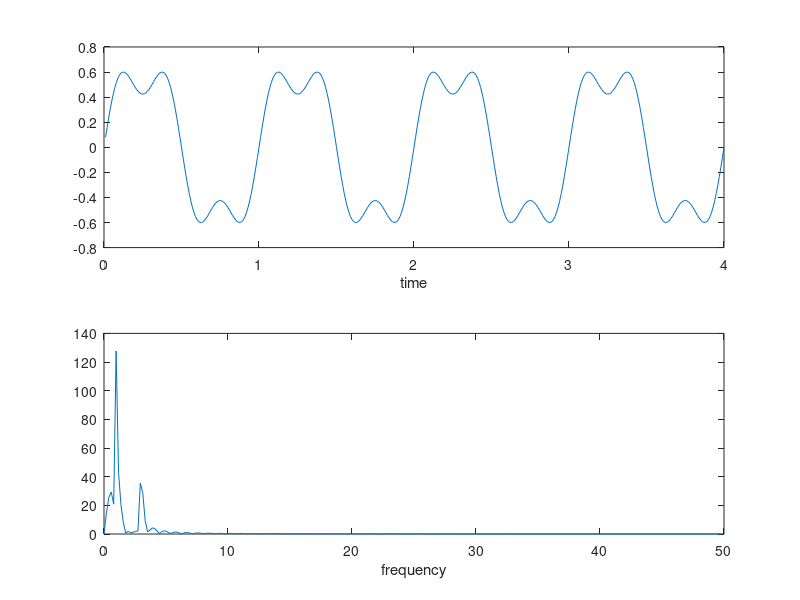

This figure's MATLAB source: (Note: this script raises an error after producing the figure.)
% Fenomena Gibb
t = -3:6/1000:3;
N = input('Jumlah sinyal');
c0 = 0.5;
w0 = pi;
xN = c0 * ones(1, length(t));
for n = 1:2:N
    theta = ((-1)^((n-1) / 2) - 1) * pi / 2;
    xN = xN + 2/n/pi * cos(n * w0 * t + theta);
end

plot(t, xN);
xlabel('waktu')
ylabel('x(t)')

% Pengamatan Frekuensi Pada Sinyal Tunggal
Fs = 100;
t = (1:100) / Fs;
f = 5;
s = sin(2 * pi * f * t);
subplot(2, 1, 1)
plot(t, s)
xlabel('time')

S = fft(s, 512);
w = (0:255) / 256 * (Fs/2);
subplot(2, 1, 2)
plot(w, abs(S(1:256)))
xlabel('frequency')

% Pengamatan Frekuensi Pada Kombinasi 2 Sinyal
Fs = 100;
t = (1:400) / Fs;

f1 = 1;
s1 = (2/pi) * sin(2 * pi * f1 * t);

f2 = 3;
s2 = (2/3/pi) * sin(2 * pi * f2 * t);

s = s1 + s2;

subplot(2, 1, 1)
plot(t, s)
xlabel('time')
S = fft(s, 512);
w = (0:255)/256 * (Fs/2);
subplot(2, 1, 2)
plot(w, abs(S(1:256)))
xlabel('frequency')

% Pengamatan Frekuensi Pada Kombinasi 4 Sinyal
Fs = 100;
t = (1:400) / Fs;

f1 = 1;
s1 = (2/pi) * sin(2 * pi * f1 * t);

f2 = 3;
s2 = (2/3/pi) * sin(2 * pi * f2 * t);

f3 = 5;
s2 = (2/5/pi) * sin(2 * pi * f3 * t);

f4 = 7;
s2 = (2/7/pi) * sin(2 * pi * f4 * t);

s = s1 + s2 + s3 + s4;

subplot(2, 1, 1)
plot(t, s)
xlabel('time')
S = fft(s, 512)
w = (0:255)/256 * (Fs/2);
subplot(2, 1, 2)
plot(w, abs(S(1:256)))
xlabel('frequency')


% Pengamatan Frekuensi Pada Kombinasi 6 Sinyal
Fs = 100;
t = (1:200) / Fs;

f1 = 1;
s1 = (2/pi) * sin(2 * pi * f1 * t);

f2 = 3;
s2 = (2/3/pi) * sin(2 * pi * f2 * t);

f3 = 5;
s3 = (2/5/pi) * sin(2 * pi * f3 * t);

f4 = 7;
s4 = (2/7/pi) * sin(2 * pi * f4 * t);

f5 = 9;
s5 = (2/9/pi) * sin(2 * pi * f5 * t);

f6 = 11;
s6 = (2/11/pi) * sin(2 * pi * f6 * t);

s = s1 + s2 + s3 + s4 + s5 + s6;

subplot(2, 1, 1)
plot(t, s)
xlabel('time')
S = fft(s, 512)
w = (0:255)/256 * (Fs/2);
subplot(2, 1, 2)
plot(w, abs(S(1:256)))
xlabel('frequency')

% Pengamatan Frekuensi Pada Sinyal Audio
clear all; clc

[y, Fs] = audioread('shikabu.wav');
Fs = 16000;
sound(y, Fs);

figure(1)
plot(y)

figure(2)
Y = fft(y)
plot((abs(Y(1:3400))))